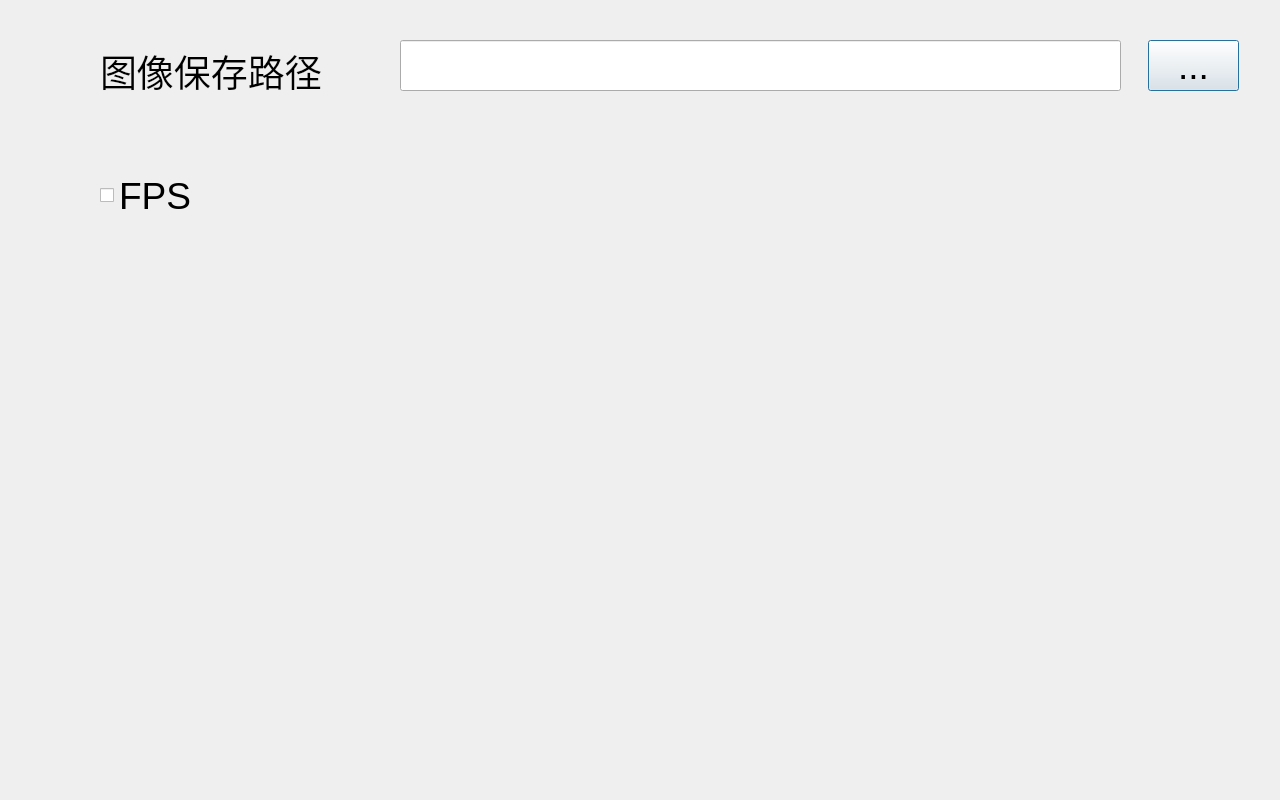
<?xml version="1.0" encoding="UTF-8"?>
<ui version="4.0">
 <class>SettingDialog</class>
 <widget class="QDialog" name="SettingDialog">
  <property name="geometry">
   <rect>
    <x>0</x>
    <y>0</y>
    <width>1280</width>
    <height>800</height>
   </rect>
  </property>
  <property name="font">
   <font>
    <pointsize>28</pointsize>
   </font>
  </property>
  <property name="windowTitle">
   <string>Dialog</string>
  </property>
  <widget class="QPushButton" name="btnBrowse">
   <property name="geometry">
    <rect>
     <x>1148</x>
     <y>40</y>
     <width>91</width>
     <height>51</height>
    </rect>
   </property>
   <property name="text">
    <string>...</string>
   </property>
  </widget>
  <widget class="QLabel" name="label">
   <property name="geometry">
    <rect>
     <x>100</x>
     <y>40</y>
     <width>281</width>
     <height>61</height>
    </rect>
   </property>
   <property name="text">
    <string>图像保存路径</string>
   </property>
  </widget>
  <widget class="QLineEdit" name="editPath">
   <property name="geometry">
    <rect>
     <x>400</x>
     <y>40</y>
     <width>721</width>
     <height>51</height>
    </rect>
   </property>
   <property name="readOnly">
    <bool>true</bool>
   </property>
  </widget>
  <widget class="QCheckBox" name="checkFPS">
   <property name="geometry">
    <rect>
     <x>100</x>
     <y>170</y>
     <width>111</width>
     <height>51</height>
    </rect>
   </property>
   <property name="text">
    <string>FPS</string>
   </property>
  </widget>
 </widget>
 <resources/>
 <connections/>
</ui>
